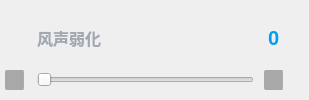
                  <widget class="QWidget" name="widget_10" native="true">
                   <property name="minimumSize">
                    <size>
                     <width>308</width>
                     <height>71</height>
                    </size>
                   </property>
                   <property name="maximumSize">
                    <size>
                     <width>16777215</width>
                     <height>16777215</height>
                    </size>
                   </property>
                   <property name="styleSheet">
                    <string notr="true">border-radius:0px;
background:none;
border-right: 2px solid rgba(255, 255, 255, 0.05);
</string>
                   </property>
                   <layout class="QGridLayout" name="gridLayout_25">
                    <property name="leftMargin">
                     <number>5</number>
                    </property>
                    <property name="topMargin">
                     <number>18</number>
                    </property>
                    <property name="rightMargin">
                     <number>25</number>
                    </property>
                    <property name="bottomMargin">
                     <number>0</number>
                    </property>
                    <property name="horizontalSpacing">
                     <number>10</number>
                    </property>
                    <property name="verticalSpacing">
                     <number>13</number>
                    </property>
                    <item row="0" column="0">
                     <widget class="QLabel" name="lab_algoIcon_7">
                      <property name="enabled">
                       <bool>true</bool>
                      </property>
                      <property name="minimumSize">
                       <size>
                        <width>22</width>
                        <height>22</height>
                       </size>
                      </property>
                      <property name="maximumSize">
                       <size>
                        <width>22</width>
                        <height>22</height>
                       </size>
                      </property>
                      <property name="styleSheet">
                       <string notr="true">QLabel
{
	border-image: url(:/Skin/Images/Headphones/Algo/wind-no.png);
}
QLabel:disabled
{
	border-image: url(:/Skin/Images/Headphones/Algo/wind-di.png);
}</string>
                      </property>
                      <property name="text">
                       <string/>
                      </property>
                     </widget>
                    </item>
                    <item row="0" column="1">
                     <widget class="QLabel" name="lab_algo_8">
                      <property name="minimumSize">
                       <size>
                        <width>87</width>
                        <height>23</height>
                       </size>
                      </property>
                      <property name="maximumSize">
                       <size>
                        <width>16777215</width>
                        <height>23</height>
                       </size>
                      </property>
                      <property name="styleSheet">
                       <string notr="true">font-family: &quot;Noto Sans S Chinese&quot;; font-weight: 500;
font-size: 16px;
color: #A1A8B3;
background:transparent;
border:none;</string>
                      </property>
                      <property name="text">
                       <string>风声弱化</string>
                      </property>
                      <property name="alignment">
                       <set>Qt::AlignLeading|Qt::AlignLeft|Qt::AlignVCenter</set>
                      </property>
                     </widget>
                    </item>
                    <item row="1" column="0">
                     <widget class="QPushButton" name="pBt_wind_sub">
                      <property name="minimumSize">
                       <size>
                        <width>20</width>
                        <height>20</height>
                       </size>
                      </property>
                      <property name="maximumSize">
                       <size>
                        <width>20</width>
                        <height>20</height>
                       </size>
                      </property>
                      <property name="styleSheet">
                       <string notr="true">QPushButton
{
	background: rgba(0, 0, 0, 0.3);
	border-radius: 2px;
	border-image: url(:/Skin/Images/Slider/sub-no.png);
}
QPushButton:hover
{
	border-image: url(:/Skin/Images/Slider/sub-ho.png);
}
QPushButton:pressed
{
	border-image: url(:/Skin/Images/Slider/sub-ch.png);
}
QPushButton:disabled
{
	border-image: url(:/Skin/Images/Slider/sub-dis.png);
}</string>
                      </property>
                      <property name="text">
                       <string/>
                      </property>
                     </widget>
                    </item>
                    <item row="1" column="1">
                     <widget class="GearSlider" name="hSlider_Wind">
                      <property name="enabled">
                       <bool>true</bool>
                      </property>
                      <property name="minimumSize">
                       <size>
                        <width>217</width>
                        <height>15</height>
                       </size>
                      </property>
                      <property name="maximumSize">
                       <size>
                        <width>16777215</width>
                        <height>15</height>
                       </size>
                      </property>
                      <property name="styleSheet">
                       <string notr="true"/>
                      </property>
                      <property name="maximum">
                       <number>6</number>
                      </property>
                      <property name="singleStep">
                       <number>1</number>
                      </property>
                      <property name="pageStep">
                       <number>1</number>
                      </property>
                      <property name="value">
                       <number>0</number>
                      </property>
                      <property name="orientation">
                       <enum>Qt::Horizontal</enum>
                      </property>
                     </widget>
                    </item>
                    <item row="1" column="2">
                     <widget class="QPushButton" name="pBt_wind_add">
                      <property name="minimumSize">
                       <size>
                        <width>20</width>
                        <height>20</height>
                       </size>
                      </property>
                      <property name="maximumSize">
                       <size>
                        <width>20</width>
                        <height>20</height>
                       </size>
                      </property>
                      <property name="styleSheet">
                       <string notr="true">QPushButton
{
	background: rgba(0, 0, 0, 0.3);
	border-radius: 2px;
	border-image: url(:/Skin/Images/Slider/add-no.png);
}
QPushButton:hover
{
	border-image: url(:/Skin/Images/Slider/add-ho.png);
}
QPushButton:pressed
{
	border-image: url(:/Skin/Images/Slider/add-ch.png);
}
QPushButton:disabled
{
	border-image: url(:/Skin/Images/Slider/add-dis.png);
}</string>
                      </property>
                      <property name="text">
                       <string/>
                      </property>
                     </widget>
                    </item>
                    <item row="0" column="2">
                     <widget class="QLineEdit" name="lab_WindVal">
                      <property name="enabled">
                       <bool>false</bool>
                      </property>
                      <property name="minimumSize">
                       <size>
                        <width>20</width>
                        <height>23</height>
                       </size>
                      </property>
                      <property name="maximumSize">
                       <size>
                        <width>20</width>
                        <height>23</height>
                       </size>
                      </property>
                      <property name="styleSheet">
                       <string notr="true">border-radius:0px;
border:none;
background-color: transparent;
color: #009FEF;
font-family: &quot;YouSheBiaoTiHei&quot;;
font-weight: 500;
font-size: 20px;
</string>
                      </property>
                      <property name="text">
                       <string>0</string>
                      </property>
                      <property name="maxLength">
                       <number>32767</number>
                      </property>
                      <property name="alignment">
                       <set>Qt::AlignCenter</set>
                      </property>
                     </widget>
                    </item>
                   </layout>
                  </widget>
